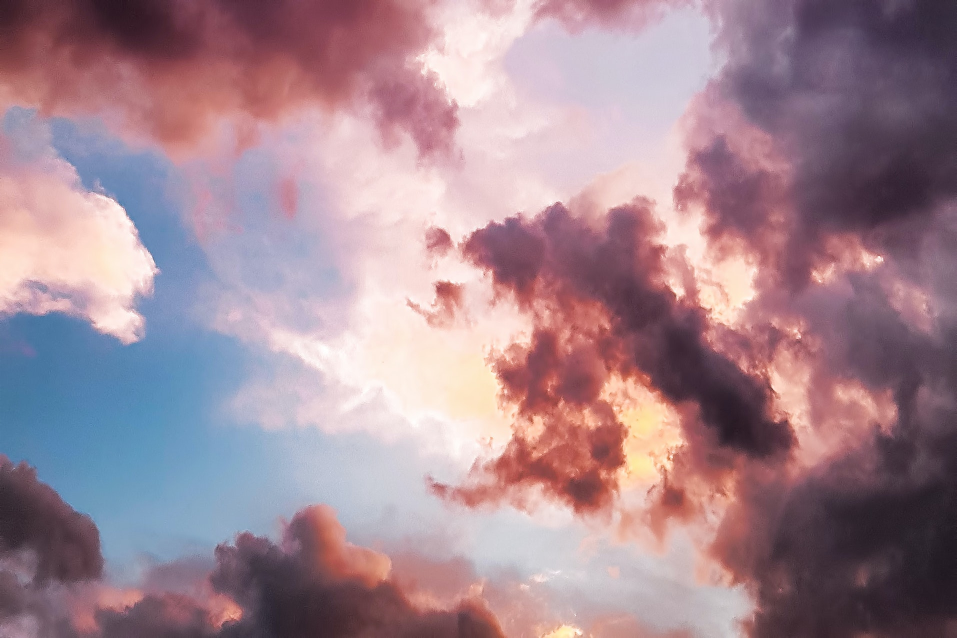
#> input picture img/pexels-eberhard-grossgasteiger-844297.jpg, 1914 x 1276 px, given in place of pexels-rodrigo-souza-2531608.jpg, which was not available (shown at 1/2 size); the run also reads 1 picture not shown here
$ python example.py
#> lines starting #> are read from the running program, lines starting #| are printed output that depends on the picture; pictures that were not available may be replaced by others from this repository, and a replacement may not be noted
### picture.py
from PIL import Image, ImageFilter, ImageEnhance, ImageDraw
import numpy
from math import floor
from skimage.filters.rank.generic import entropy
from scipy.spatial import Delaunay
from datetime import datetime

import pictureTools, entropyCalc


class Picture():
    def __init__(self, initial_path):
#> called with initial_path = 'input/pexels-rodrigo-souza-2531608.jpg'
        self.path=initial_path
        self.image=Image.open(initial_path)
#> self.image is the input picture: PIL image 1914x1276 RGB; mean R, G, B 162.9, 135.6, 146.3


    def _splitAreas(self, hCount, vCount=None):
        """Splits image into evenly shaped rectangles based on hCount and vCount."""
#> called with hCount = 4, vCount = 4
        distanceX, distanceY = self.image.size[0]/hCount, self.image.size[1]/vCount
#> distanceX = 478.5; distanceY = 319
        pointsMap=[]
        for i in range(1,hCount+1):
            for j in range(1,vCount+1):
                x1,y1=floor(i*distanceX-distanceX),floor(j*distanceY-distanceY)
                x2,y2=floor(i*distanceX),floor(j*distanceY)
                pointsMap.append([(x1,y1), (x2,y1), (x2,y2), (x1,y2)])
        return pointsMap


    def splitToRectangles(self, hCount, vCount):
        """Splits image to evenly sized rectangles based on hCount and vCount.
        Returns coordinates of every second one."""
        rectanglesMap=self._splitAreas(hCount, vCount)
        if vCount%2==1:
            return rectanglesMap[::2]
        else:
            helper1,helper2=[],[]
            while rectanglesMap!=[]:
                helper1+=rectanglesMap[0:vCount]
                helper2+=rectanglesMap[vCount:2*vCount]
                rectanglesMap=rectanglesMap[2*vCount:]
#> after the loop, rectanglesMap = []
            helper2=helper2[1:]
            return helper1[::2]+helper2[::2]


    def splitToTriangles(self,hCount, vCount):
        """Splits image to evenly sized rectangles based on hCount and vCount,
        and thean split each of them into two triangles.
        Returns coordinates of lower right triangle."""
        pointsMap=self._splitAreas(hCount, vCount)
        trianglesMap=[]
        for shape in pointsMap:
            trianglesMap.append([shape[0], shape[2], shape[3]])
        return trianglesMap


    def shapeBasedMask(self, shape, hCount=5, vCount=None):
        """Returns alpha mask of hCount x vCount given shapes."""
        if vCount==None:
            vCount=hCount
        if shape =="triangles":
            shapeMap=self.splitToTriangles(hCount, vCount)
        elif shape =="rectangles":
            shapeMap=self.splitToRectangles(hCount, vCount)

        alpha = Image.new('L', self.image.size,0)
#> alpha: PIL image 1914x1276 L; every value is 0
        draw = ImageDraw.Draw(alpha)
        for shape in shapeMap:
            draw.polygon(shape,fill=255)
        return alpha


    def pasteWithMask(self,pastedImage,mask):
        """Pastes pastedImage based on mask."""
        pastedWithMask=numpy.dstack((numpy.array(pastedImage),numpy.array(mask)))
        self.image=pictureTools.mergeImages(self, pastedWithMask)


    def blur(self, shape="rectangles", hCount=20, degree=10, vCount=None):
        """Blurres shape based parts of image by given degree."""
        blurred=self.image.filter(ImageFilter.GaussianBlur(degree))
        self.pasteWithMask(blurred, self.shapeBasedMask(shape, hCount, vCount))


    def lighten(self, shape="rectangles", hCount=20, degree=1.2, vCount=None):
        """Lightens (darkens) shape based parts of image by given degree."""
#> called with shape = 'triangles', hCount = 4, degree = 1.5
        lightened=ImageEnhance.Brightness(self.image).enhance(degree)
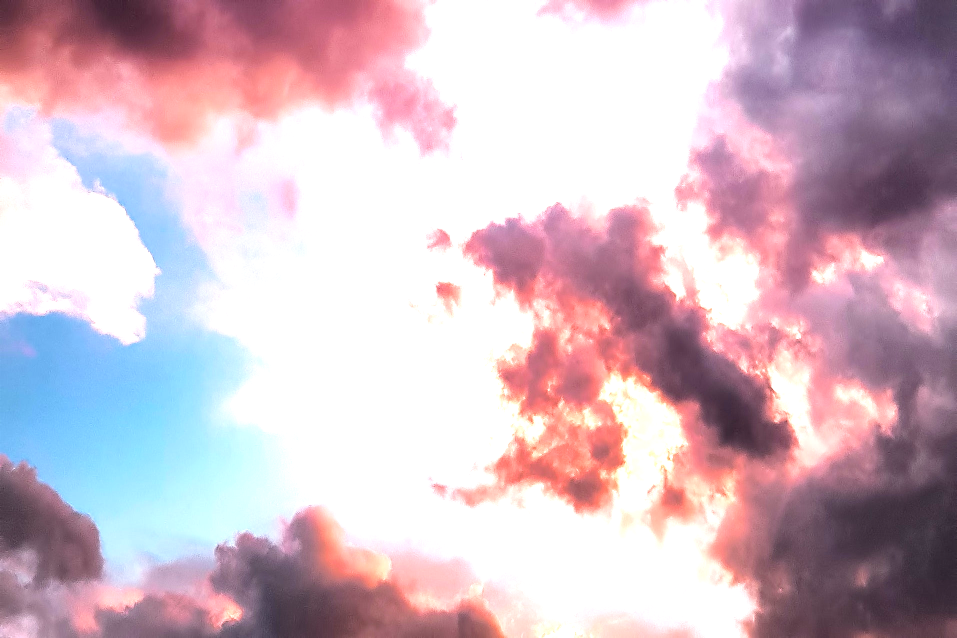
#> lightened: PIL image 1914x1276 RGB (shown at 1/2 size); mean R, G, B 209.7, 186.4, 198.2
        self.pasteWithMask(lightened, self.shapeBasedMask(shape, hCount, vCount))
#> call 3 of __init__, with initial_path = 'input/pexels-simon-berger-1323550.jpg'
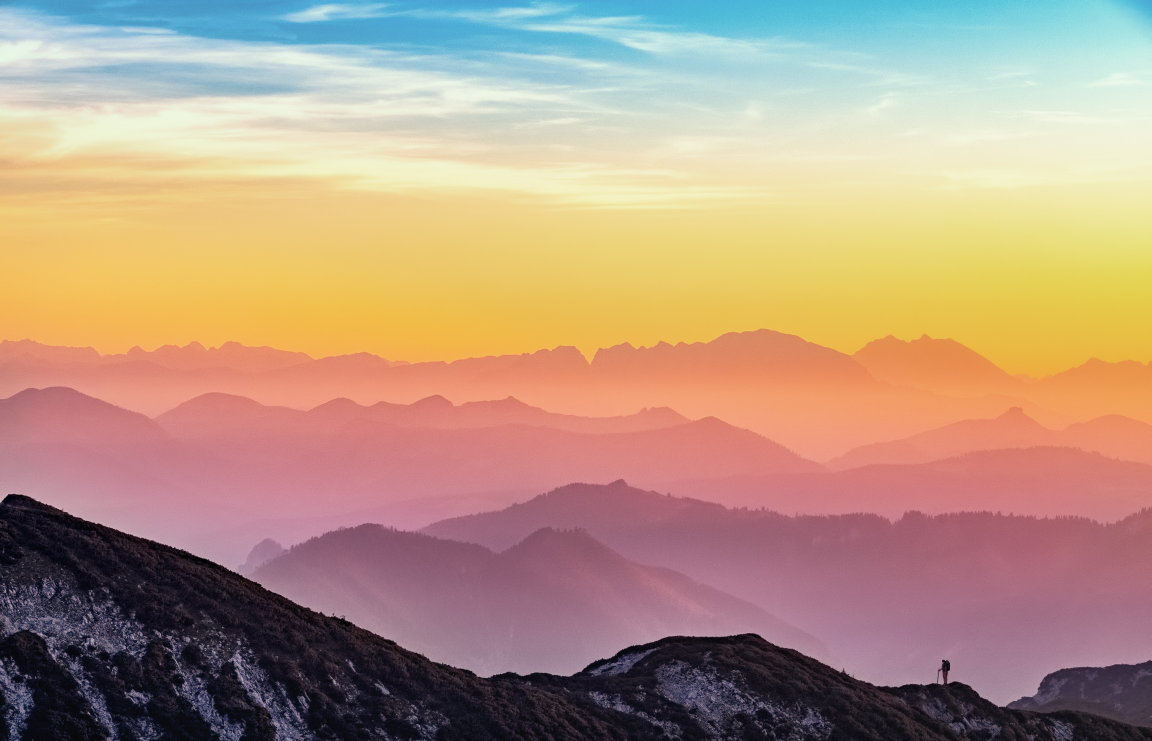
#> input picture input/pexels-simon-berger-1323550.jpg, 4608 x 2963 px (shown at 1/4 size)
#> in __init__, self.image is the input picture: PIL image 4608x2963 RGB; mean R, G, B 180.1, 152.1, 131.4


    def saturate(self, shape="rectangles", hCount=20, degree=0.7, vCount=None):
        """Saturates shape based parts of image by given degree."""
#> called with shape = 'rectangles', hCount = 4, degree = 5
        saturated=ImageEnhance.Color(self.image).enhance(degree)
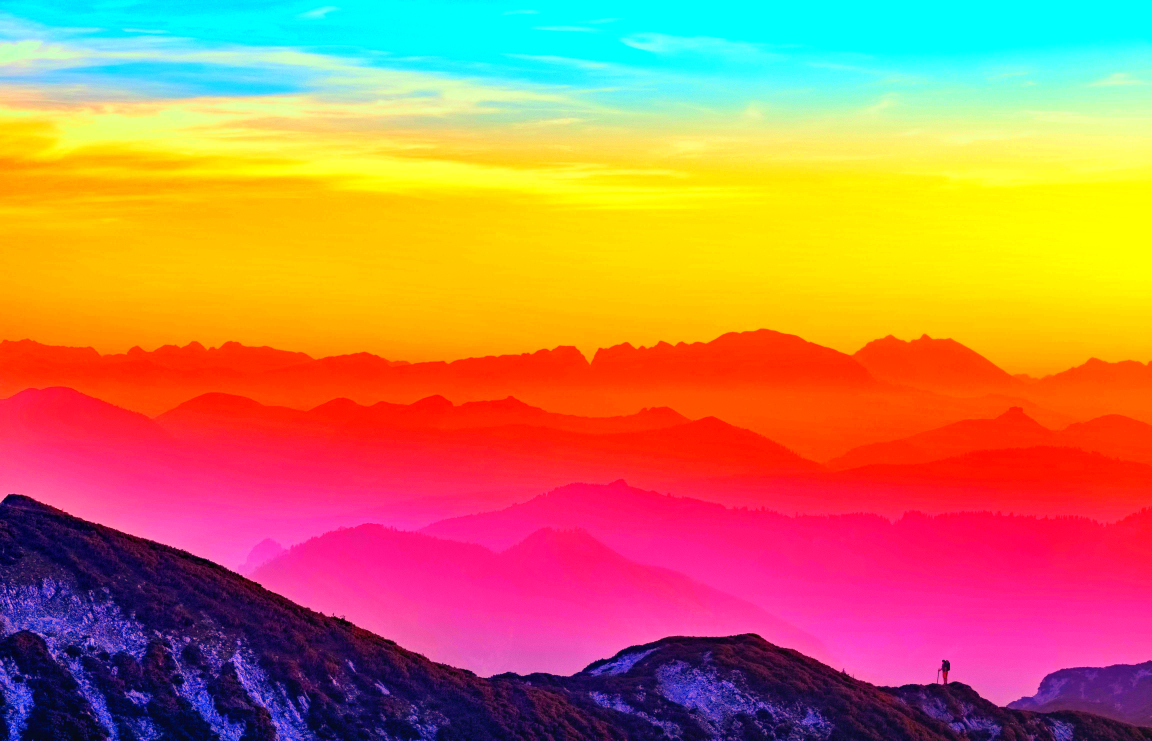
#> saturated: PIL image 4608x2963 RGB (shown at 1/4 size); mean R, G, B 195.8, 126, 87.5
        self.pasteWithMask(saturated, self.shapeBasedMask(shape, hCount, vCount))
#> in shapeBasedMask (call 3), `alpha = Image.new('L', self.image.size,0)`: alpha: PIL image 4608x2963 L; every value is 0
#> in pasteWithMask (call 3), `pastedWithMask=numpy.dstack((numpy.array(pastedImage),numpy.array(mask..`:
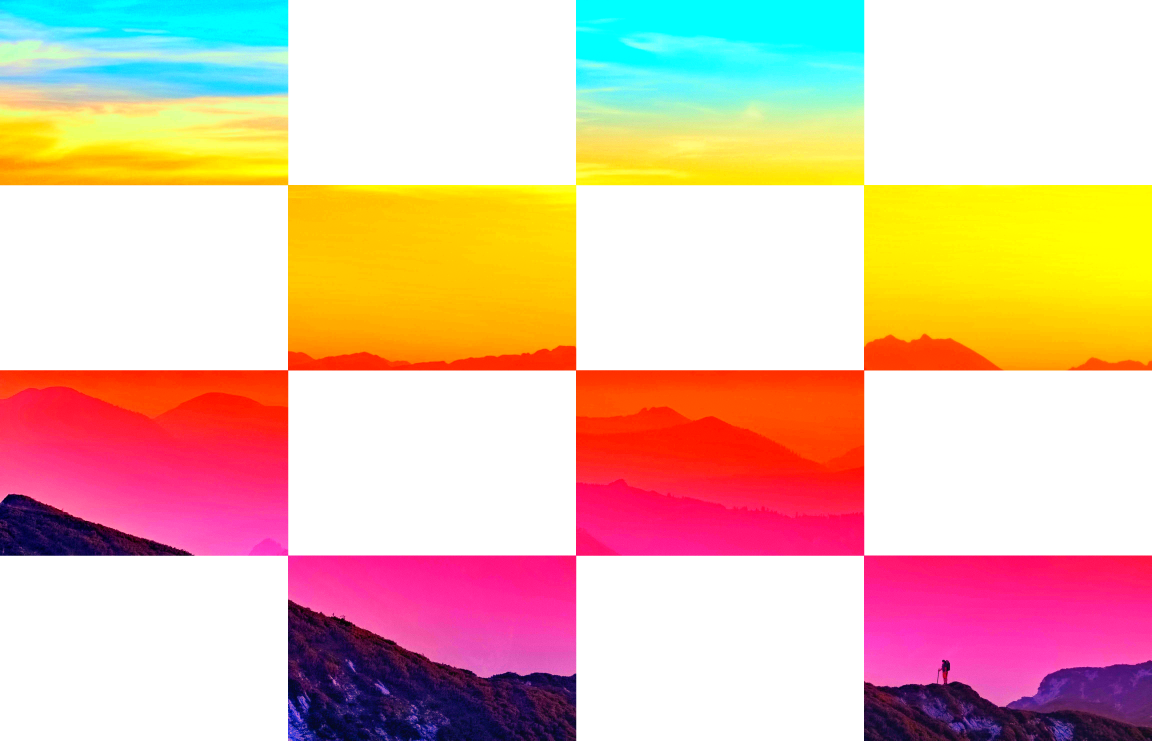
#> pastedWithMask: shape (2963, 4608, 4) (shown at 1/4 size); mean R, G, B, A 195.8, 126, 87.5, 127.7; transparent parts drawn white
#> call 4 of __init__, with initial_path = 'input/pexels-caio-56733.jpg'
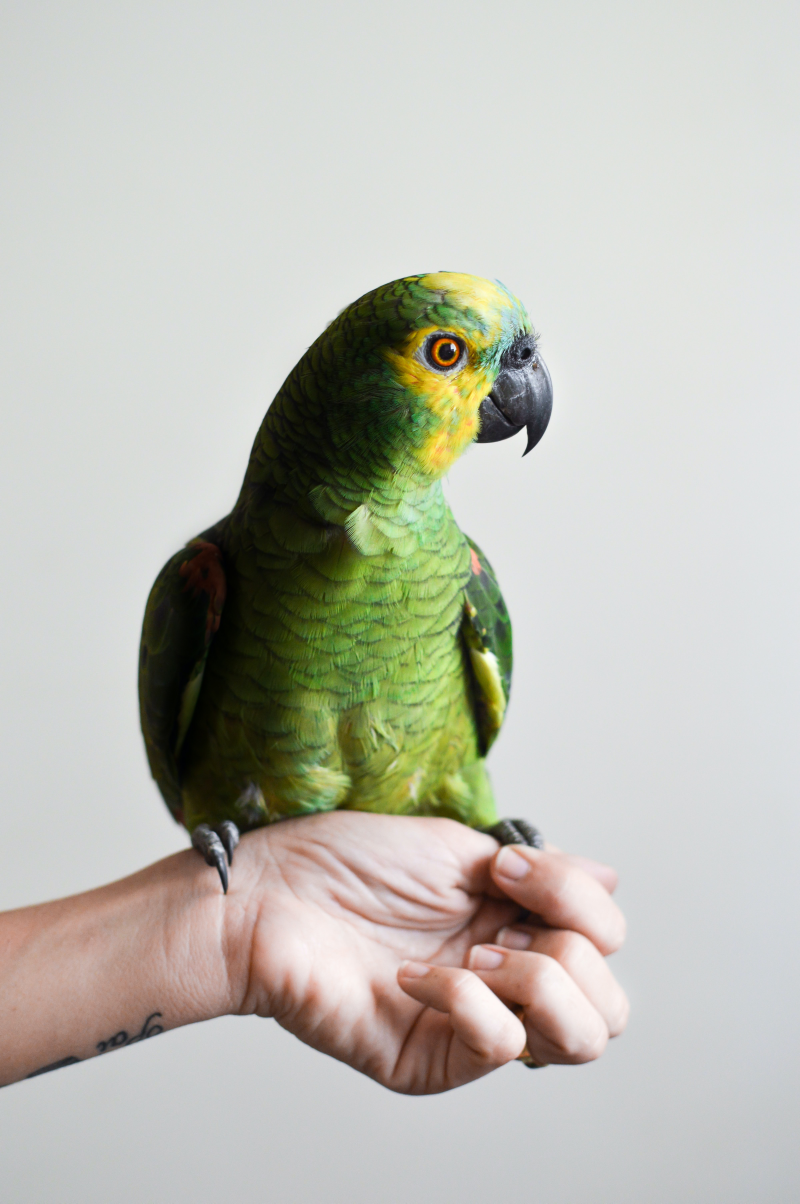
#> input picture input/pexels-caio-56733.jpg, 4000 x 6016 px (shown at 1/5 size)
#> in __init__, self.image is the input picture: PIL image 4000x6016 RGB; mean R, G, B 188.7, 188.8, 179.3


    def triangulate(self, pointsCount=20):
        """Creates triangulation effect based on pointsCount points of max entropy"""
#> called with pointsCount = 500
        baseDimensions=self.image.size
#> baseDimensions = (4000, 6016)
        scaleVal=4
        baseImg = self.image.resize((int(baseDimensions[0]/scaleVal), int(baseDimensions[1]/scaleVal)))
        result=self.image.copy()
        discourageDistance=floor(numpy.sqrt(baseImg.size[0]*baseImg.size[1] / pointsCount))
#> discourageDistance = 54
        interestPoints=entropyCalc.interestPointsCalc(baseImg, discourageDistance, pointsCount)

        for triangle in Delaunay(interestPoints).vertices:
            triangleCoords=[
                pictureTools.scaleUp(scaleVal,interestPoints[triangle[0]]),
                pictureTools.scaleUp(scaleVal,interestPoints[triangle[1]]),
                pictureTools.scaleUp(scaleVal,interestPoints[triangle[2]])]
            ImageDraw.Draw(result).polygon(
                triangleCoords,
                fill=pictureTools.triangleColor(triangleCoords, self.image))
        self.image=result

### pictureTools.py
from PIL import Image
import numpy
import math
from skimage.filters.rank.generic import entropy

import picture
from imageBasedColorThief import ImageBasedColorThief

def toRGBAImage(image):
    """Converts image to PIL.Image with alpha."""
    if type(image) is numpy.ndarray:
        image=Image.fromarray(image)
    if type(image) == picture.Picture:
        image=image.image
    if image.mode=="RGB":
        image.putalpha(255)
    return image


def mergeImages(image1, image2):
    """Merges two images into PIL.Image."""
    image1=toRGBAImage(image1)
    image1.alpha_composite(toRGBAImage(image2))
    return image1.convert("RGB")


def scaleUp(scale, point):
    return (int(scale*point[0]), int(scale*point[1]))


# [22 lines left out: function triangleColor, not called in this run]


### entropyCalc.py
from PIL import ImageFilter
import numpy
from skimage.filters.rank.generic import entropy
from skimage import filters, morphology, util


def imageEntropy(image):
    """Calculates entropy values of points in image."""
    grayscale=util.img_as_ubyte(image.convert('L'))
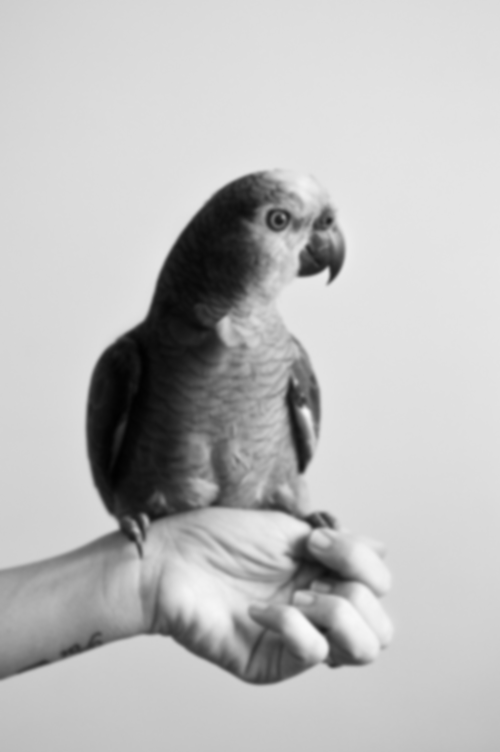
#> grayscale: shape (1504, 1000) (shown at 1/2 size); min 1, max 249, mean 187.7
#> (the run stopped early here; a loop or call above may not have finished)
